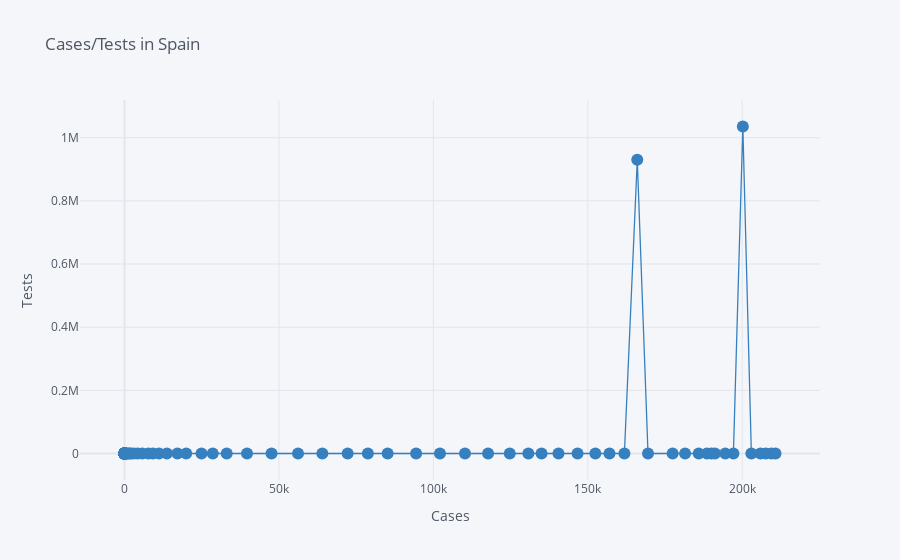

The notebook cell saved with this chart:
### Code cell
#This data is faulty

spain.iplot(kind = 'scatter', x = 'total_cases', y = 'total_tests', mode = 'lines+markers', title = 'Cases/Tests in Spain', xTitle='Cases', yTitle='Tests', colors = 'blue')

### Figure 1 — Plotly figure (JSON) as saved in the notebook; plotly's stock layout.template omitted (floating-point values rounded to 4 significant figures)
{"data": [{"name": "total_tests", "text": "", "y": [0, 0, 0, 0, 0, 0, 0, 0, 0, 0, 0, 0, 0, 0, 0, 0, 0, 0, 0, 0, 0, 0, 0, 0, 0, 0, 0, 0, 0, 0, 0, 0, 0, 0, 0, 0, 0, 0, 0, 0, 0, 0, 0, 0, 0, 0, 0, 0, 0, 0, 0, 0, 0, 0, 0, 0, 0, 0, 0, 0, 0, 0, 0, 0, 0, 0, 0, 0, 0, 0, 0, 0, 0, 0, 0, 0, 0, 0, 0, 0, 0, 0, 0, 0, 0, 0, 0, 0, 0, 0, 0, 0, 0, 0, 0, 0, 0, 0, 0, 0, 0, 0, 0, 0, 930230, 0, 0, 0, 0, 0, 0, 0, 0, 0, 1035522, 0, 0, 0, 0, 0], "mode": "lines+markers", "marker": {"symbol": "circle", "size": 12}, "x": [0, 0, 0, 0, 0, 0, 0, 0, 0, 0, 0, 0, 0, 0, 0, 0, 0, 0, 0, 0, 0, 0, 0, 0, 0, 0, 0, 0, 0, 0, 0, 0, 1, 1, 1, 1, 1, 1, 1, 1, 1, 2, 2, 2, 2, 2, 2, 2, 2, 2, 2, 2, 2, 2, 2, 2, 3, 7, 12, 25, 34, 66, 83, 114, 151, 200, 261, 374, 430, 589, 1204, 1639, 2140, 3004, 4231, 5753, 7753, 9191, 11178, 13716, 17147, 19980, 24926, 28572, 33089, 39673, 47610, 56188, 64059, 72248, 78797, 85195, 94417, 102136, 110238, 117710, 124736, 130759, 135032, 140510, 146690, 152446, 157022, 161852, 166019, 169496, 177464, 181504, 185904, 190008, 188578, 191163, 194515, 197142, 200194, 202961, 205905, 207634, 209465, 210773], "line": {"color": "rgba(55, 128, 191, 1.0)", "dash": "solid", "shape": "linear", "width": 1.3}, "type": "scatter"}], "layout": {"title": {"text": "Cases/Tests in Spain", "font": {"color": "#4D5663"}}, "paper_bgcolor": "#F5F6F9", "plot_bgcolor": "#F5F6F9", "yaxis": {"tickfont": {"color": "#4D5663"}, "zerolinecolor": "#E1E5ED", "title": {"text": "Tests", "font": {"color": "#4D5663"}}, "gridcolor": "#E1E5ED", "showgrid": true}, "xaxis": {"tickfont": {"color": "#4D5663"}, "zerolinecolor": "#E1E5ED", "title": {"text": "Cases", "font": {"color": "#4D5663"}}, "gridcolor": "#E1E5ED", "showgrid": true}, "legend": {"bgcolor": "#F5F6F9", "font": {"color": "#4D5663"}}}}
